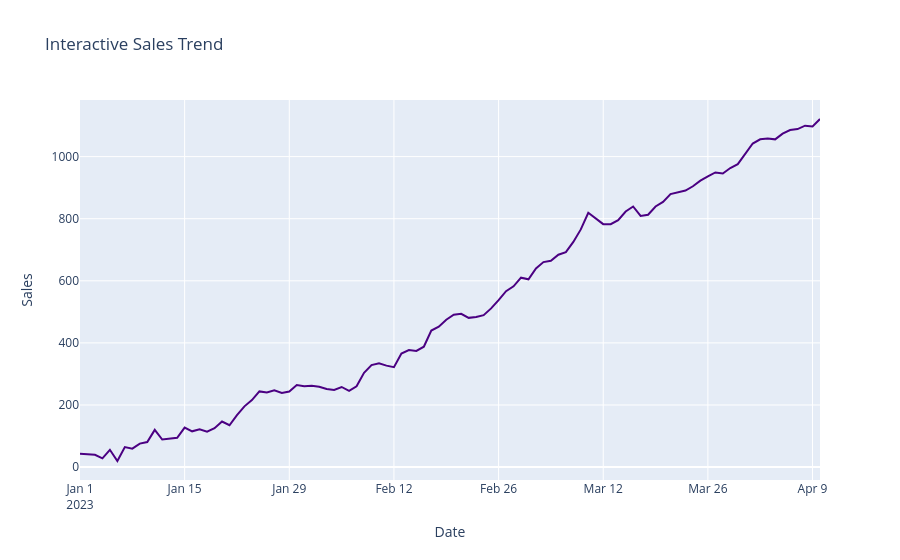

This figure's notebook cell:
### Code cell
import plotly.express as px
import pandas as pd
import numpy as np

# Time series example
np.random.seed(1)
df = pd.DataFrame({
    "Date": pd.date_range("2023-01-01", periods=100),
    "Sales": np.random.normal(loc=10, scale=20, size=100).cumsum()
})

fig = px.line(df, x="Date", y="Sales", title="Interactive Sales Trend")
fig.update_traces(line_color='indigo')
fig.update_layout(hovermode="x unified")
fig.show()
